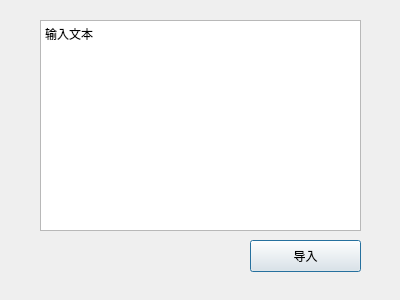
<?xml version="1.0" encoding="UTF-8"?>
<ui version="4.0">
 <class>Dialog</class>
 <widget class="QDialog" name="Dialog">
  <property name="geometry">
   <rect>
    <x>0</x>
    <y>0</y>
    <width>400</width>
    <height>300</height>
   </rect>
  </property>
  <property name="windowTitle">
   <string>手动输入</string>
  </property>
  <widget class="QPlainTextEdit" name="plainTextEdit">
   <property name="geometry">
    <rect>
     <x>40</x>
     <y>20</y>
     <width>321</width>
     <height>211</height>
    </rect>
   </property>
   <property name="plainText">
    <string>输入文本</string>
   </property>
  </widget>
  <widget class="QPushButton" name="pushButton">
   <property name="geometry">
    <rect>
     <x>250</x>
     <y>240</y>
     <width>111</width>
     <height>32</height>
    </rect>
   </property>
   <property name="text">
    <string>导入</string>
   </property>
  </widget>
 </widget>
 <resources/>
 <connections/>
</ui>
